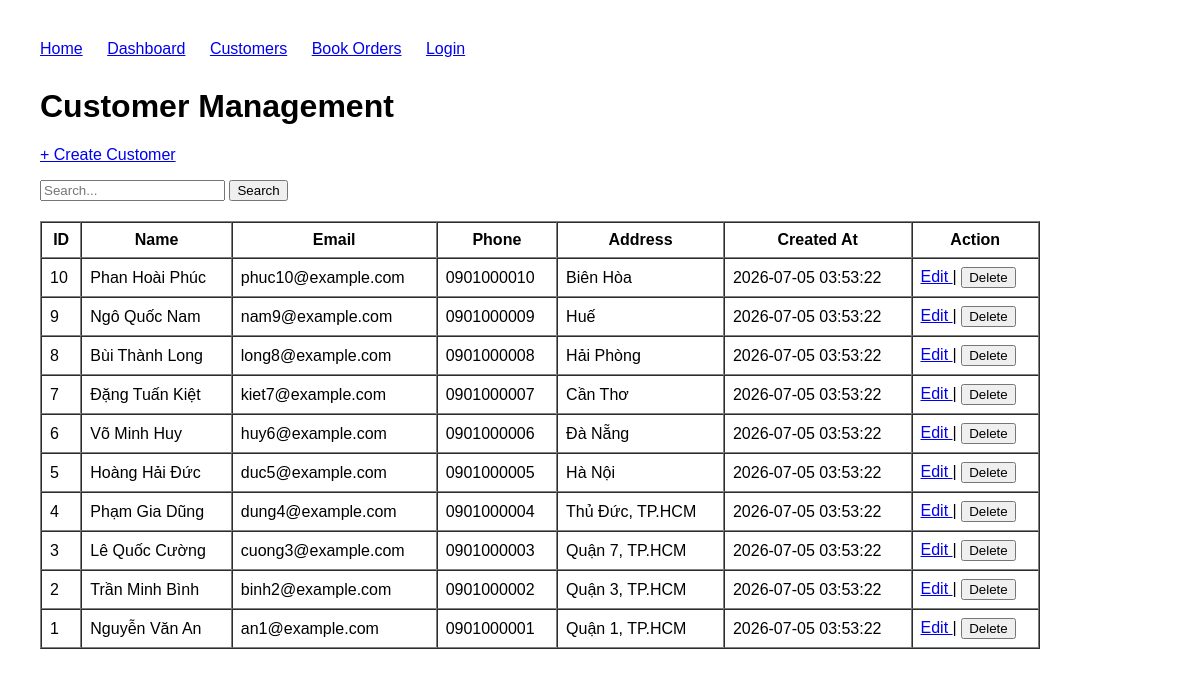
Page /customers on the committed database.
### tables this page shows
CREATE TABLE customers (

    id INT AUTO_INCREMENT PRIMARY KEY,

    name VARCHAR(100) NOT NULL,

    email VARCHAR(150) NOT NULL,

    phone VARCHAR(20),

    address VARCHAR(255),

    created_at TIMESTAMP DEFAULT CURRENT_TIMESTAMP,

    updated_at TIMESTAMP DEFAULT CURRENT_TIMESTAMP
        ON UPDATE CURRENT_TIMESTAMP,

    UNIQUE KEY uk_customers_email(email),

    INDEX idx_customers_created(created_at),

    INDEX idx_customers_phone(phone)
);

### app/Core/helpers.php (called while the page is built, shortened)
<?php
function e(?string $value): string
{
    return htmlspecialchars((string) $value, ENT_QUOTES, 'UTF-8');
}
function view(string $view, array $data = []): void
{
    require __DIR__ . "/../Views/layouts/main.php";
}

### app/Controllers/CustomerController.php (called while the page is built, shortened)
<?php
require_once __DIR__.'/../Services/CustomerService.php';
class CustomerController
{
    private CustomerService $service;
    public function __construct()
    {
        $this->service = new CustomerService();
    }
    public function index(): void
    {
        $keyword = trim($_GET['q'] ?? '');
        $page = (int)($_GET['page'] ?? 1);
        $sort = $_GET['sort'] ?? 'created_at';
        $direction = $_GET['direction'] ?? 'desc';
        $result = $this->service->getCustomers(
            $keyword,
            $page,
            10,
            $sort,
            $direction
        );
        view('customers/index', [
            'title' => 'Customers',
            'view' => 'customers/index',
            'customers' => $result['customers'],
            'total' => $result['total'],
            'page' => $page,
            'keyword' => $keyword,
            'sort' => $sort,
            'direction' => $direction,
            'success' => get_flash('success')
        ]);
    }
}

### app/Core/Router.php (called while the page is built, shortened)
<?php
class Router
{
    private array $routes = [];
    public function get(string $path, array $handler): void
    {
        $this->routes[$path]['GET'] = $handler;
    }
    public function post(string $path, array $handler): void
    {
        $this->routes[$path]['POST'] = $handler;
    }
    public function dispatch(string $method, string $path): void
    {
        [$controller, $action]
            = $this->routes[$path][$method];
        (new $controller())->$action();
    }
}

### public/index.php (called while the page is built, shortened)
<?php
require __DIR__.'/../app/Core/Router.php';
require __DIR__.'/../app/Controllers/CustomerController.php';
$router=new Router();
$router->get('/',[
    HomeController::class,
    'index'
]);
$router->get('/dashboard',[
    DashboardController::class,
    'index'
]);
$router->get('/health', [
    HealthController::class,
    'index'
]);
$router->get('/login', [
    AuthController::class,
    'login'
]);
$router->post('/login', [
    AuthController::class,
    'handleLogin'
]);
$router->post('/logout', [
    AuthController::class,
    'logout'
]);
$router->get('/customers', [
    CustomerController::class,
    'index'
]);
$router->get('/customers/create', [
    CustomerController::class,
    'create'
]);
$router->post('/customers', [
    CustomerController::class,
    'store'
]);
$router->get('/customers/edit', [
    CustomerController::class,
    'edit'
]);
$router->post('/customers/update', [
    CustomerController::class,
    'update'
]);
$router->post('/customers/delete', [
    CustomerController::class,
    'delete'
]);
$router->get('/book-orders', [
    BookOrderController::class,
    'index'
]);
$router->get('/book-orders/create', [
    BookOrderController::class,
    'create'
]);
$router->post('/book-orders', [
    BookOrderController::class,
    'store'
]);
$router->get('/book-orders/edit', [
    BookOrderController::class,
    'edit'
]);
$router->post('/book-orders/update', [
    BookOrderController::class,
    'update'
]);
$router->post('/book-orders/delete', [
    BookOrderController::class,
    'delete'
]);
$router->dispatch(
    $_SERVER['REQUEST_METHOD'],
    parse_url(
        $_SERVER['REQUEST_URI'],
        PHP_URL_PATH
    )
);

### app/Repositories/CustomerRepository.php (called while the page is built, shortened)
<?php
class CustomerRepository
{
    public function getPaginated(
        string $keyword,
        int $limit,
        int $offset,
        string $sort,
        string $direction
    ): array {
        $allowedSorts = [
            'id',
            'name',
            'email',
            'phone',
            'created_at'
        ];
        $allowedDirections = [
            'asc',
            'desc'
        ];
        $sql = "
            SELECT
                id,
                name,
                email,
                phone,
                address,
                created_at
            FROM customers
        ";
        $params = [];
        $sql .= " ORDER BY {$sort} {$direction}
                  LIMIT :limit
                  OFFSET :offset";
        $stmt = $this->db->prepare($sql);
        $stmt->bindValue(
            ':limit',
            $limit,
            PDO::PARAM_INT
        );
        $stmt->bindValue(
            ':offset',
            $offset,
            PDO::PARAM_INT
        );
        $stmt->execute();
        return $stmt->fetchAll();
    }
}

### app/Services/CustomerService.php (called while the page is built, shortened)
<?php
require_once __DIR__ . '/../Repositories/CustomerRepository.php';
require_once __DIR__ . '/../Core/Database.php';
class CustomerService
{
    private function repository(): CustomerRepository {
        $config = require __DIR__.'/../../config/database.php';
        $pdo = (new Database($config));
        return new CustomerRepository($pdo->getConnection());
    }
    public function getCustomers(
        string $keyword,
        int $page,
        int $limit,
        string $sort,
        string $direction
    ): array {
        $page = max($page, 1);
        $offset = ($page - 1) * $limit;
        return [
            'customers' => $this->repository()->getPaginated(
                $keyword,
                $limit,
                $offset,
                $sort,
                $direction
            ),
            'total' => $this->repository()->countAll($keyword)
        ];
    }
}

### config/database.php (called while the page is built)
<?php
return [
    'host' => 'localhost',
    'database' => 'bookstore_crm',
    'username' => 'root',
    'password' => 'nmtruong0412@#',
    'charset' => 'utf8mb4',
];

### app/Core/Database.php (called while the page is built)
<?php
class Database
{
    private PDO $pdo;
    public function __construct(array $config)
    {
        $dsn = sprintf(
            'mysql:host=%s;dbname=%s;charset=%s',
            $config['host'],
            $config['database'],
            $config['charset']
        );
        $options = [
            PDO::ATTR_ERRMODE => PDO::ERRMODE_EXCEPTION,
            PDO::ATTR_DEFAULT_FETCH_MODE => PDO::FETCH_ASSOC,
            PDO::ATTR_EMULATE_PREPARES => false,
        ];
        $this->pdo = new PDO(
            $dsn,
            $config['username'],
            $config['password'],
            $options
        );
    }
    public function getConnection(): PDO
    {
        return $this->pdo;
    }
}

### app/Views/customers/index.php (the view, shortened to what this page needs)
<h1>Customer Management</h1>
<p>
    <a href="/customers/create">+ Create Customer</a>
</p>
<form method="GET" action="/customers" style="margin-bottom:20px;">
    <input
        type="text"
        name="q"
        placeholder="Search..."
        value="<?= e($keyword) ?>">
    <button type="submit">
        Search
    </button>
</form>
<table border="1" cellpadding="8" cellspacing="0" width="100%">
    <thead>
        <tr>
            <th>ID</th>
            <th>Name</th>
            <th>Email</th>
            <th>Phone</th>
            <th>Address</th>
            <th>Created At</th>
            <th>Action</th>
        </tr>
    </thead>
    <tbody>
        <?php if (empty($customers)): ?>
            <tr>
                <td colspan="7" align="center">
                    No customer found.
                </td>
            </tr>
        <?php else: ?>
            <?php foreach ($customers as $customer): ?>
                <tr>
                    <td><?= e($customer['id']) ?></td>
                    <td><?= e($customer['name']) ?></td>
                    <td><?= e($customer['email']) ?></td>
                    <td><?= e($customer['phone']) ?></td>
                    <td><?= e($customer['address']) ?></td>
                    <td><?= e($customer['created_at']) ?></td>
                    <td>
                        <a href="/customers/edit?id=<?= $customer['id'] ?>">
                            Edit
                        </a>
                        |
                        <form
                            method="POST"
                            action="/customers/delete"
                            style="display:inline;">
                            <button
                                onclick="return confirm('Delete this customer?')">
                                Delete
                            </button>
                        </form>
                    </td>
                </tr>
            <?php endforeach; ?>
        <?php endif; ?>
    </tbody>
</table>

### app/Views/layouts/main.php (shortened to what this page needs)
<!doctype html>
<html lang="en">
<head>
    <link rel="stylesheet" href="/assets/style.css">
</head>
<body>
    <nav>
        <a href="/">Home</a>
        <a href="/dashboard">Dashboard</a>
        <a href="/customers">Customers</a>
        <a href="/book-orders">Book Orders</a>
        <a href="/login">Login</a>
    </nav>
    <div class="container">
        <?php require view_path($view); ?>
    </div>
</body>
</html>

### public/assets/style.css (style rules this page uses)
body { font-family:Arial; margin:40px; }
nav { margin-bottom:30px; }
nav a { margin-right:20px; }
.container { max-width:1000px; }

### rows in the picture
customers: id "10", name "Phan Hoài Phúc", email "phuc10@example.com", phone "0901000010", address "Biên Hòa", created_at "2026-07-05 03:53:22"
customers: id "9", name "Ngô Quốc Nam", email "nam9@example.com", phone "0901000009", address "Huế", created_at "2026-07-05 03:53:22"
customers: id "8", name "Bùi Thành Long", email "long8@example.com", phone "0901000008", address "Hải Phòng", created_at "2026-07-05 03:53:22"
customers: id "7", name "Đặng Tuấn Kiệt", email "kiet7@example.com", phone "0901000007", address "Cần Thơ", created_at "2026-07-05 03:53:22"
customers: id "6", name "Võ Minh Huy", email "huy6@example.com", phone "0901000006", address "Đà Nẵng", created_at "2026-07-05 03:53:22"
customers: id "5", name "Hoàng Hải Đức", email "duc5@example.com", phone "0901000005", address "Hà Nội", created_at "2026-07-05 03:53:22"
customers: id "4", name "Phạm Gia Dũng", email "dung4@example.com", phone "0901000004", address "Thủ Đức, TP.HCM", created_at "2026-07-05 03:53:22"
customers: id "3", name "Lê Quốc Cường", email "cuong3@example.com", phone "0901000003", address "Quận 7, TP.HCM", created_at "2026-07-05 03:53:22"
customers: id "2", name "Trần Minh Bình", email "binh2@example.com", phone "0901000002", address "Quận 3, TP.HCM", created_at "2026-07-05 03:53:22"
customers: id "1", name "Nguyễn Văn An", email "an1@example.com", phone "0901000001", address "Quận 1, TP.HCM", created_at "2026-07-05 03:53:22"
